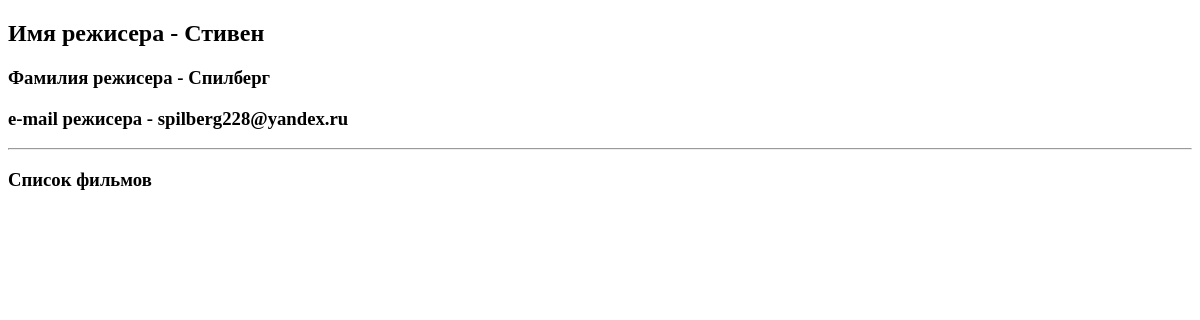
The app's page /director/2, older data.
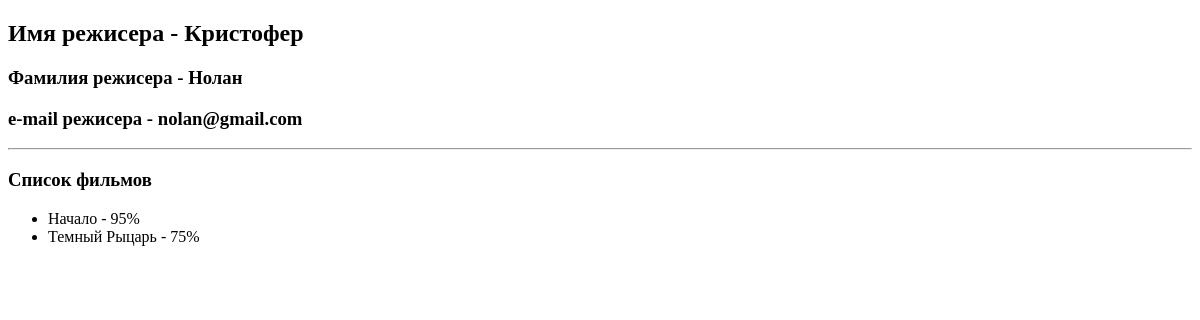
The same page, newer data.
### movie_app/models.py (models this page shows, shortened)
class Director(models.Model):
    first_name = models.CharField(max_length=70)
    last_name = models.CharField(max_length=70)
    email = models.EmailField()
    objects = models.Manager()

class Movie(models.Model):
    name = models.CharField(max_length=40)
    rating = models.IntegerField()
    year = models.IntegerField(null=True)
    budget = models.IntegerField(default=1000000)
    slug = models.SlugField(default='', null=False, db_index=True)  # дб индекс для быстрого поиска при расширении бд
    director = models.ForeignKey(Director, on_delete=models.CASCADE, null=True)
    actors = models.ManyToManyField(Actor)
    def __str__(self):
        return f'{self.name} - {self.rating}%'

### movie_app/views.py (the view)
# urls.py: path('director/<int:idt>', views.one_director, name='director-detail'),
def one_director(request, idt):
    director = get_object_or_404(Director, id=idt)
    return render(request, 'movie_app/one_director.html', {
        'director': director
    })

### movie_app/templates/movie_app/one_director.html (shortened to what this page needs)
{% extends 'movie_app/base.html' %}
{% block content %}
  <h2> Имя режисера - {{ director.first_name }} </h2>
  <h3> Фамилия режисера - {{ director.last_name }}</h3>
  <h3> e-mail режисера - {{ director.email }}</h3>
  <hr>
  <h3> Список фильмов </h3>
  <ul>
    {% for movie in director.movie_set.all %}
        <li>{{ movie }}</li>
    {% endfor %}
  </ul>
{% endblock %}

Row changes from the older to the newer data that the page shows:
changed Director: first_name "Стивен" → "Кристофер"; last_name "Спилберг" → "Нолан"; email "spilberg228@yandex.ru" → "nolan@gmail.com"
now on this page (row edited): Movie: name+rating "Начало - 95%"
now on this page (row edited): Movie: name+rating "Темный Рыцарь - 75%"
